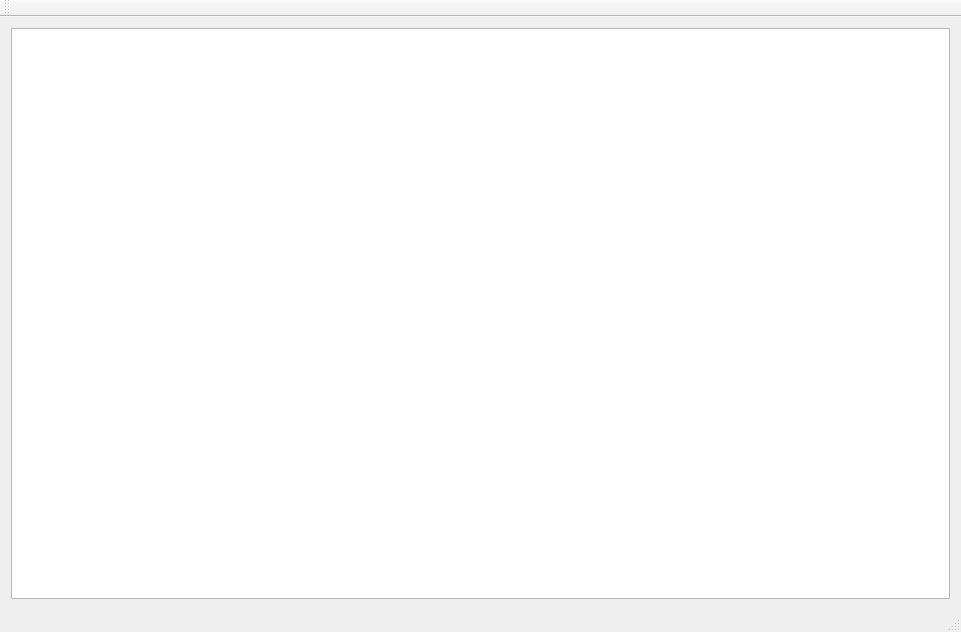
<?xml version="1.0" encoding="UTF-8"?>
<ui version="4.0">
 <class>MainWindow</class>
 <widget class="QMainWindow" name="MainWindow">
  <property name="geometry">
   <rect>
    <x>0</x>
    <y>0</y>
    <width>961</width>
    <height>632</height>
   </rect>
  </property>
  <property name="windowTitle">
   <string>MainWindow</string>
  </property>
  <widget class="QWidget" name="centralWidget">
   <layout class="QGridLayout" name="gridLayout">
    <item row="0" column="0">
     <widget class="DrawCanvas" name="graphicsView">
      <property name="mouseTracking">
       <bool>true</bool>
      </property>
     </widget>
    </item>
   </layout>
  </widget>
  <widget class="QMenuBar" name="menuBar">
   <property name="geometry">
    <rect>
     <x>0</x>
     <y>0</y>
     <width>961</width>
     <height>23</height>
    </rect>
   </property>
  </widget>
  <widget class="QToolBar" name="mainToolBar">
   <attribute name="toolBarArea">
    <enum>TopToolBarArea</enum>
   </attribute>
   <attribute name="toolBarBreak">
    <bool>false</bool>
   </attribute>
  </widget>
  <widget class="QStatusBar" name="statusBar"/>
 </widget>
 <layoutdefault spacing="6" margin="11"/>
 <customwidgets>
  <customwidget>
   <class>DrawCanvas</class>
   <extends>QGraphicsView</extends>
   <header>drawcanvas.h</header>
  </customwidget>
 </customwidgets>
 <resources/>
 <connections/>
</ui>
